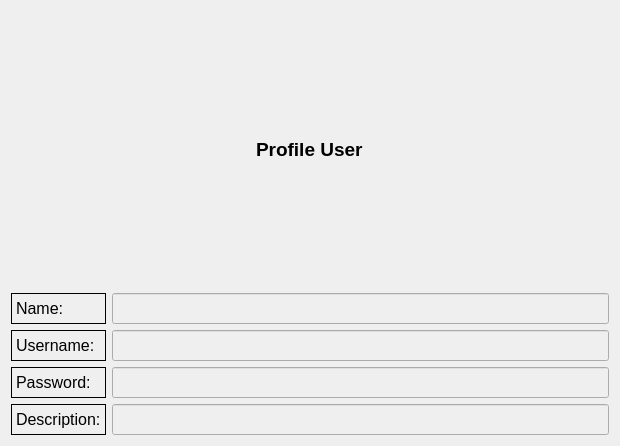
<?xml version="1.0" encoding="UTF-8"?>
<ui version="4.0">
 <class>ProfileDialog</class>
 <widget class="QDialog" name="ProfileDialog">
  <property name="geometry">
   <rect>
    <x>0</x>
    <y>0</y>
    <width>620</width>
    <height>446</height>
   </rect>
  </property>
  <property name="windowTitle">
   <string>Dialog</string>
  </property>
  <layout class="QVBoxLayout" name="verticalLayout_3">
   <item>
    <layout class="QHBoxLayout" name="horizontalLayout">
     <item>
      <spacer name="horizontalSpacer">
       <property name="orientation">
        <enum>Qt::Horizontal</enum>
       </property>
       <property name="sizeHint" stdset="0">
        <size>
         <width>40</width>
         <height>20</height>
        </size>
       </property>
      </spacer>
     </item>
     <item>
      <widget class="QLabel" name="label">
       <property name="font">
        <font>
         <pointsize>14</pointsize>
         <weight>75</weight>
         <bold>true</bold>
        </font>
       </property>
       <property name="text">
        <string>Profile User</string>
       </property>
      </widget>
     </item>
     <item>
      <spacer name="horizontalSpacer_2">
       <property name="orientation">
        <enum>Qt::Horizontal</enum>
       </property>
       <property name="sizeHint" stdset="0">
        <size>
         <width>40</width>
         <height>20</height>
        </size>
       </property>
      </spacer>
     </item>
    </layout>
   </item>
   <item>
    <layout class="QHBoxLayout" name="horizontalLayout_2">
     <item>
      <layout class="QVBoxLayout" name="verticalLayout">
       <item>
        <widget class="QLabel" name="name_lbl">
         <property name="font">
          <font>
           <pointsize>12</pointsize>
          </font>
         </property>
         <property name="frameShape">
          <enum>QFrame::Panel</enum>
         </property>
         <property name="text">
          <string>Name:</string>
         </property>
        </widget>
       </item>
       <item>
        <widget class="QLabel" name="price_lbl">
         <property name="font">
          <font>
           <pointsize>12</pointsize>
          </font>
         </property>
         <property name="frameShape">
          <enum>QFrame::Panel</enum>
         </property>
         <property name="text">
          <string>Username:</string>
         </property>
        </widget>
       </item>
       <item>
        <widget class="QLabel" name="count_lbl">
         <property name="font">
          <font>
           <pointsize>12</pointsize>
          </font>
         </property>
         <property name="frameShape">
          <enum>QFrame::Panel</enum>
         </property>
         <property name="text">
          <string>Password:</string>
         </property>
        </widget>
       </item>
       <item>
        <widget class="QLabel" name="description_lbl">
         <property name="font">
          <font>
           <pointsize>12</pointsize>
          </font>
         </property>
         <property name="frameShape">
          <enum>QFrame::Panel</enum>
         </property>
         <property name="text">
          <string>Description:</string>
         </property>
        </widget>
       </item>
      </layout>
     </item>
     <item>
      <layout class="QVBoxLayout" name="verticalLayout_2">
       <item>
        <widget class="QLineEdit" name="name_lineEdit">
         <property name="enabled">
          <bool>false</bool>
         </property>
         <property name="font">
          <font>
           <pointsize>14</pointsize>
          </font>
         </property>
        </widget>
       </item>
       <item>
        <widget class="QLineEdit" name="price_lineEdit">
         <property name="enabled">
          <bool>false</bool>
         </property>
         <property name="font">
          <font>
           <pointsize>14</pointsize>
          </font>
         </property>
        </widget>
       </item>
       <item>
        <widget class="QLineEdit" name="count_lineEdit">
         <property name="enabled">
          <bool>false</bool>
         </property>
         <property name="font">
          <font>
           <pointsize>14</pointsize>
          </font>
         </property>
        </widget>
       </item>
       <item>
        <widget class="QLineEdit" name="description_lineEdit">
         <property name="enabled">
          <bool>false</bool>
         </property>
         <property name="font">
          <font>
           <pointsize>14</pointsize>
          </font>
         </property>
        </widget>
       </item>
      </layout>
     </item>
    </layout>
   </item>
  </layout>
 </widget>
 <resources/>
 <connections/>
</ui>
